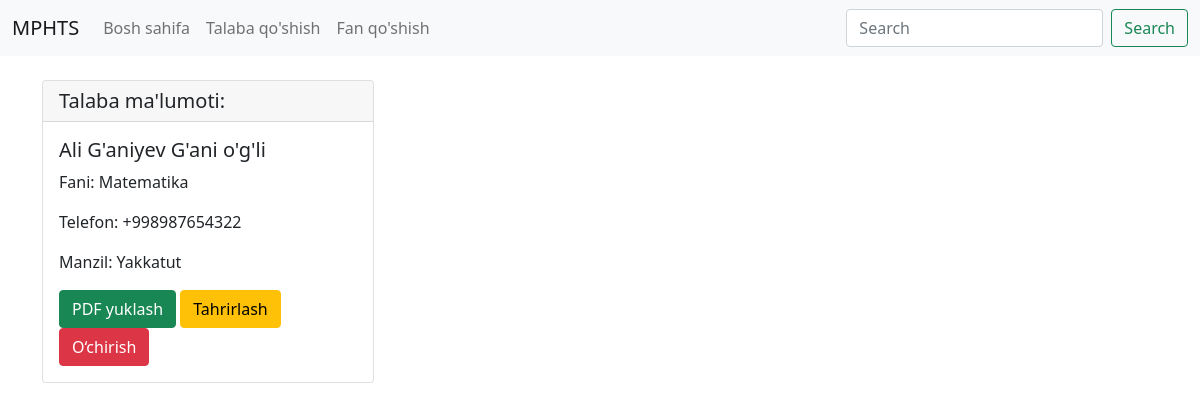
/talaba/9/, run on the app's committed database.
### app/models.py (models this page shows, shortened)
class Talaba(models.Model):
    ism_fam = models.CharField(max_length=50)
    sharf = models.CharField(max_length=50)
    tel_raqam = models.CharField(max_length=13, blank=True, null=True)
    manzil = models.CharField(max_length=100)
    fan = models.ForeignKey(Fan, on_delete=models.CASCADE, related_name="get_talaba", null=True, blank=True)
    views = models.IntegerField(default=0)

class Fan(models.Model):
    nom = models.CharField(max_length=50)

### app/views.py (the view)
# urls.py: path('talaba/<int:talaba_id>/', Talaba_haqida.as_view(), name='Talaba'),
class Talaba_haqida(DetailView):
    model = Talaba
    template_name = 'Talaba.html'
    context_object_name = 'talaba'
    pk_url_kwarg = "talaba_id"

### app/templates/Talaba.html (shortened to what this page needs)
<!DOCTYPE html>
<html lang="en">
<head>
    <link href="https://cdn.jsdelivr.net/npm/bootstrap@5.0.2/dist/css/bootstrap.min.css" rel="stylesheet">
</head>
<body>
  <nav class="navbar navbar-expand-lg navbar-light bg-light">
        <div class="container-fluid">
            <a class="navbar-brand" href="#">MPHTS</a>
            <div class="collapse navbar-collapse" id="navbarSupportedContent">
                <ul class="navbar-nav me-auto mb-2 mb-lg-0">
                    <li class="nav-item"><a class="nav-link" href="{% url 'asosiy' %}">Bosh sahifa</a></li>
                    <li class="nav-item"><a class="nav-link" href="{% url 'add_talaba' %}">Talaba qo'shish</a></li>
                    <li class="nav-item"><a class="nav-link" href="{% url 'add_fan' %}">Fan qo'shish</a></li>
                </ul>
                <form class="d-flex">
                    <input class="form-control me-2" type="search" placeholder="Search" aria-label="Search">
                    <button class="btn btn-outline-success" type="submit">Search</button>
                </form>
            </div>
        </div>
    </nav>
  <div class="container mt-4">
    <div class="row">
      <div class="col-md-9">
            <div class="row">
                <div class="col-md-5 mb-3">
                    <div class="card">
                        <h5 class="card-header">Talaba ma'lumoti:</h5>
                        <div class="card-body">
                          <h5 class="card-title">{{ talaba.ism_fam }} {{ talaba.sharf }}</h5>
                          <p class="card-text">Fani: {{ talaba.fan.nom|default:"Fan tanlanmagan" }}</p>
                          <p class="card-text">Telefon: {{ talaba.tel_raqam }}</p>
                          <p class="card-text">Manzil: {{ talaba.manzil }}</p>
                          <a href="{% url 'download_talaba_pdf' talaba.id %}" class="btn btn-success">PDF yuklash</a>
                          <a href="{% url 'upd_talaba' talaba.id %}" class="btn btn-warning">Tahrirlash</a>
                          <form method="post" action="{% url 'del_talaba' talaba.id %}" style="display: inline;" onsubmit="return confirm('{{ talaba.ism_fam }} ni o‘chirishni tasdiqlaysizmi?');">
                              <button type="submit" class="btn btn-danger">O‘chirish</button>
                          </form>
                        </div>
                    </div>
                </div>
            </div>
      </div>
    </div>
  </div>
</body>
</html>

### data on the page
Talaba: ism_fam "Ali G'aniyev", sharf "G'ani o'g'li", fan.nom "Matematika", tel_raqam "+998987654322", manzil "Yakkatut"
